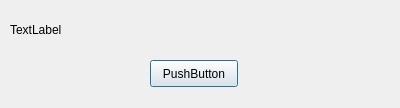
<?xml version="1.0" encoding="UTF-8"?>
<ui version="4.0">
 <class>MessageDialog</class>
 <widget class="QDialog" name="MessageDialog">
  <property name="geometry">
   <rect>
    <x>0</x>
    <y>0</y>
    <width>400</width>
    <height>108</height>
   </rect>
  </property>
  <property name="windowTitle">
   <string>Dialog</string>
  </property>
  <widget class="QLabel" name="label">
   <property name="geometry">
    <rect>
     <x>10</x>
     <y>20</y>
     <width>371</width>
     <height>19</height>
    </rect>
   </property>
   <property name="text">
    <string>TextLabel</string>
   </property>
  </widget>
  <widget class="QPushButton" name="pushButton">
   <property name="geometry">
    <rect>
     <x>150</x>
     <y>60</y>
     <width>88</width>
     <height>27</height>
    </rect>
   </property>
   <property name="text">
    <string>PushButton</string>
   </property>
  </widget>
 </widget>
 <resources/>
 <connections/>
</ui>
